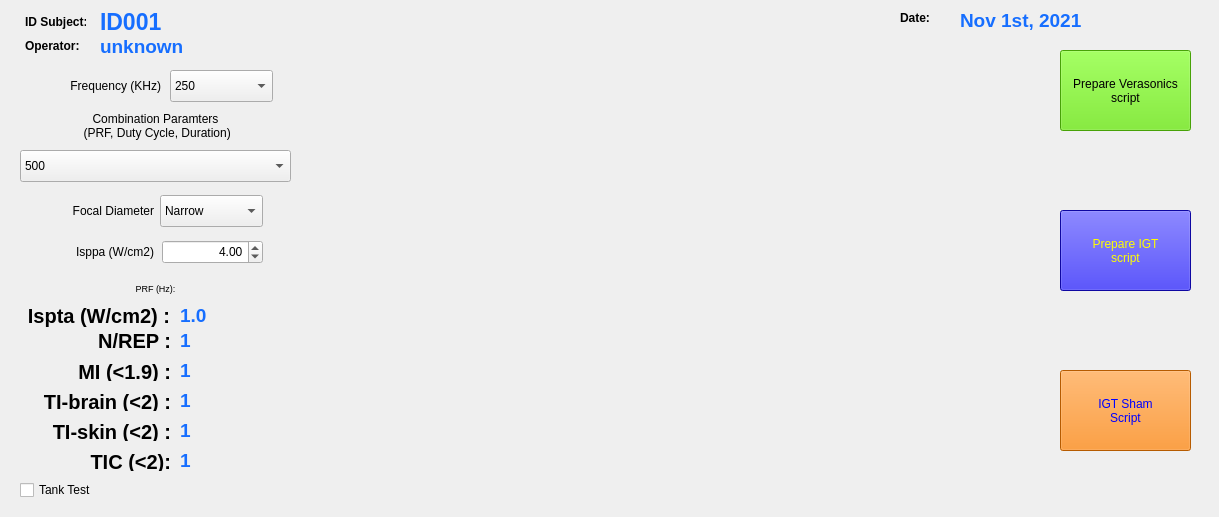
<?xml version="1.0" encoding="UTF-8"?>
<ui version="4.0">
 <class>Widget</class>
 <widget class="QWidget" name="Widget">
  <property name="geometry">
   <rect>
    <x>0</x>
    <y>0</y>
    <width>1219</width>
    <height>517</height>
   </rect>
  </property>
  <property name="windowTitle">
   <string>Widget</string>
  </property>
  <property name="layoutDirection">
   <enum>Qt::LeftToRight</enum>
  </property>
  <widget class="QLabel" name="CombParamLabel">
   <property name="geometry">
    <rect>
     <x>30</x>
     <y>275</y>
     <width>251</width>
     <height>26</height>
    </rect>
   </property>
   <property name="font">
    <font>
     <pointsize>7</pointsize>
    </font>
   </property>
   <property name="text">
    <string>PRF (Hz):</string>
   </property>
   <property name="alignment">
    <set>Qt::AlignCenter</set>
   </property>
  </widget>
  <widget class="QWidget" name="plot1" native="true">
   <property name="geometry">
    <rect>
     <x>310</x>
     <y>40</y>
     <width>351</width>
     <height>400</height>
    </rect>
   </property>
  </widget>
  <widget class="QLabel" name="label_2">
   <property name="geometry">
    <rect>
     <x>25</x>
     <y>11</y>
     <width>61</width>
     <height>22</height>
    </rect>
   </property>
   <property name="font">
    <font>
     <bold>true</bold>
    </font>
   </property>
   <property name="text">
    <string>ID Subject:</string>
   </property>
  </widget>
  <widget class="QLabel" name="IDLabel">
   <property name="geometry">
    <rect>
     <x>100</x>
     <y>11</y>
     <width>411</width>
     <height>22</height>
    </rect>
   </property>
   <property name="font">
    <font>
     <pointsize>17</pointsize>
     <bold>true</bold>
    </font>
   </property>
   <property name="styleSheet">
    <string notr="true">color:rgb(22, 110, 255)</string>
   </property>
   <property name="text">
    <string>ID001</string>
   </property>
  </widget>
  <widget class="QLabel" name="OperatorLabel">
   <property name="geometry">
    <rect>
     <x>100</x>
     <y>35</y>
     <width>191</width>
     <height>22</height>
    </rect>
   </property>
   <property name="font">
    <font>
     <pointsize>14</pointsize>
     <bold>true</bold>
    </font>
   </property>
   <property name="styleSheet">
    <string notr="true">color:rgb(22, 110, 255)</string>
   </property>
   <property name="text">
    <string>unknown</string>
   </property>
  </widget>
  <widget class="QLabel" name="label_3">
   <property name="geometry">
    <rect>
     <x>25</x>
     <y>35</y>
     <width>61</width>
     <height>22</height>
    </rect>
   </property>
   <property name="font">
    <font>
     <bold>true</bold>
    </font>
   </property>
   <property name="text">
    <string>Operator:</string>
   </property>
  </widget>
  <widget class="QComboBox" name="FocalDiameterDropDown">
   <property name="geometry">
    <rect>
     <x>160</x>
     <y>195</y>
     <width>103</width>
     <height>32</height>
    </rect>
   </property>
   <item>
    <property name="text">
     <string>Narrow</string>
    </property>
   </item>
   <item>
    <property name="text">
     <string>Broad</string>
    </property>
   </item>
  </widget>
  <widget class="QLabel" name="label_6">
   <property name="geometry">
    <rect>
     <x>33</x>
     <y>195</y>
     <width>121</width>
     <height>32</height>
    </rect>
   </property>
   <property name="font">
    <font>
     <pointsize>9</pointsize>
    </font>
   </property>
   <property name="text">
    <string>Focal Diameter</string>
   </property>
   <property name="alignment">
    <set>Qt::AlignRight|Qt::AlignTrailing|Qt::AlignVCenter</set>
   </property>
  </widget>
  <widget class="QLabel" name="DateLabel">
   <property name="geometry">
    <rect>
     <x>960</x>
     <y>10</y>
     <width>141</width>
     <height>21</height>
    </rect>
   </property>
   <property name="font">
    <font>
     <pointsize>14</pointsize>
     <bold>true</bold>
    </font>
   </property>
   <property name="styleSheet">
    <string notr="true">color:rgb(22, 110, 255)</string>
   </property>
   <property name="text">
    <string>Nov 1st, 2021</string>
   </property>
  </widget>
  <widget class="QLabel" name="label_7">
   <property name="geometry">
    <rect>
     <x>900</x>
     <y>10</y>
     <width>31</width>
     <height>16</height>
    </rect>
   </property>
   <property name="font">
    <font>
     <bold>true</bold>
    </font>
   </property>
   <property name="text">
    <string>Date:</string>
   </property>
  </widget>
  <widget class="QWidget" name="plot2" native="true">
   <property name="geometry">
    <rect>
     <x>670</x>
     <y>40</y>
     <width>351</width>
     <height>400</height>
    </rect>
   </property>
  </widget>
  <widget class="QLabel" name="label_8">
   <property name="geometry">
    <rect>
     <x>43</x>
     <y>240</y>
     <width>111</width>
     <height>24</height>
    </rect>
   </property>
   <property name="font">
    <font>
     <pointsize>9</pointsize>
    </font>
   </property>
   <property name="text">
    <string>Isppa (W/cm2)</string>
   </property>
   <property name="alignment">
    <set>Qt::AlignRight|Qt::AlignTrailing|Qt::AlignVCenter</set>
   </property>
  </widget>
  <widget class="QDoubleSpinBox" name="IsppaSpinBox">
   <property name="geometry">
    <rect>
     <x>162</x>
     <y>240</y>
     <width>101</width>
     <height>24</height>
    </rect>
   </property>
   <property name="alignment">
    <set>Qt::AlignRight|Qt::AlignTrailing|Qt::AlignVCenter</set>
   </property>
   <property name="maximum">
    <double>30.000000000000000</double>
   </property>
   <property name="singleStep">
    <double>0.250000000000000</double>
   </property>
   <property name="value">
    <double>4.000000000000000</double>
   </property>
  </widget>
  <widget class="QLabel" name="IsptaLabel">
   <property name="geometry">
    <rect>
     <x>180</x>
     <y>300</y>
     <width>87</width>
     <height>31</height>
    </rect>
   </property>
   <property name="font">
    <font>
     <pointsize>14</pointsize>
     <bold>true</bold>
    </font>
   </property>
   <property name="styleSheet">
    <string notr="true">color:rgb(22, 110, 255)</string>
   </property>
   <property name="text">
    <string>1.0</string>
   </property>
  </widget>
  <widget class="QLabel" name="label_9">
   <property name="geometry">
    <rect>
     <x>20</x>
     <y>300</y>
     <width>150</width>
     <height>31</height>
    </rect>
   </property>
   <property name="font">
    <font>
     <pointsize>15</pointsize>
     <bold>true</bold>
    </font>
   </property>
   <property name="text">
    <string>Ispta (W/cm2) :</string>
   </property>
   <property name="alignment">
    <set>Qt::AlignRight|Qt::AlignTrailing|Qt::AlignVCenter</set>
   </property>
  </widget>
  <widget class="QLabel" name="NumberRepetitionsLabel">
   <property name="geometry">
    <rect>
     <x>180</x>
     <y>330</y>
     <width>83</width>
     <height>21</height>
    </rect>
   </property>
   <property name="font">
    <font>
     <pointsize>14</pointsize>
     <bold>true</bold>
    </font>
   </property>
   <property name="styleSheet">
    <string notr="true">color:rgb(22, 110, 255)</string>
   </property>
   <property name="text">
    <string>1</string>
   </property>
  </widget>
  <widget class="QLabel" name="label_10">
   <property name="geometry">
    <rect>
     <x>80</x>
     <y>330</y>
     <width>91</width>
     <height>21</height>
    </rect>
   </property>
   <property name="font">
    <font>
     <pointsize>15</pointsize>
     <bold>true</bold>
    </font>
   </property>
   <property name="text">
    <string>N/REP :</string>
   </property>
   <property name="alignment">
    <set>Qt::AlignRight|Qt::AlignTrailing|Qt::AlignVCenter</set>
   </property>
  </widget>
  <widget class="QLabel" name="MILabel">
   <property name="geometry">
    <rect>
     <x>180</x>
     <y>360</y>
     <width>51</width>
     <height>21</height>
    </rect>
   </property>
   <property name="font">
    <font>
     <pointsize>14</pointsize>
     <bold>true</bold>
    </font>
   </property>
   <property name="styleSheet">
    <string notr="true">color:rgb(22, 110, 255)</string>
   </property>
   <property name="text">
    <string>1</string>
   </property>
  </widget>
  <widget class="QLabel" name="label_12">
   <property name="geometry">
    <rect>
     <x>30</x>
     <y>360</y>
     <width>141</width>
     <height>21</height>
    </rect>
   </property>
   <property name="font">
    <font>
     <pointsize>15</pointsize>
     <bold>true</bold>
    </font>
   </property>
   <property name="text">
    <string>MI (&lt;1.9) :</string>
   </property>
   <property name="alignment">
    <set>Qt::AlignRight|Qt::AlignTrailing|Qt::AlignVCenter</set>
   </property>
  </widget>
  <widget class="QLabel" name="label_13">
   <property name="geometry">
    <rect>
     <x>20</x>
     <y>390</y>
     <width>151</width>
     <height>21</height>
    </rect>
   </property>
   <property name="font">
    <font>
     <pointsize>15</pointsize>
     <bold>true</bold>
    </font>
   </property>
   <property name="text">
    <string>TI-brain (&lt;2) :</string>
   </property>
   <property name="alignment">
    <set>Qt::AlignRight|Qt::AlignTrailing|Qt::AlignVCenter</set>
   </property>
  </widget>
  <widget class="QLabel" name="TIBrainLabel">
   <property name="geometry">
    <rect>
     <x>180</x>
     <y>390</y>
     <width>51</width>
     <height>21</height>
    </rect>
   </property>
   <property name="font">
    <font>
     <pointsize>14</pointsize>
     <bold>true</bold>
    </font>
   </property>
   <property name="styleSheet">
    <string notr="true">color:rgb(22, 110, 255)</string>
   </property>
   <property name="text">
    <string>1</string>
   </property>
  </widget>
  <widget class="QLabel" name="label_14">
   <property name="geometry">
    <rect>
     <x>20</x>
     <y>420</y>
     <width>151</width>
     <height>21</height>
    </rect>
   </property>
   <property name="font">
    <font>
     <pointsize>15</pointsize>
     <bold>true</bold>
    </font>
   </property>
   <property name="text">
    <string>TI-skin (&lt;2) :</string>
   </property>
   <property name="alignment">
    <set>Qt::AlignRight|Qt::AlignTrailing|Qt::AlignVCenter</set>
   </property>
  </widget>
  <widget class="QLabel" name="TISkinLabel">
   <property name="geometry">
    <rect>
     <x>180</x>
     <y>420</y>
     <width>51</width>
     <height>21</height>
    </rect>
   </property>
   <property name="font">
    <font>
     <pointsize>14</pointsize>
     <bold>true</bold>
    </font>
   </property>
   <property name="styleSheet">
    <string notr="true">color:rgb(22, 110, 255)</string>
   </property>
   <property name="text">
    <string>1</string>
   </property>
  </widget>
  <widget class="QLabel" name="label_15">
   <property name="geometry">
    <rect>
     <x>20</x>
     <y>450</y>
     <width>151</width>
     <height>21</height>
    </rect>
   </property>
   <property name="font">
    <font>
     <pointsize>15</pointsize>
     <bold>true</bold>
    </font>
   </property>
   <property name="layoutDirection">
    <enum>Qt::LeftToRight</enum>
   </property>
   <property name="text">
    <string>TIC  (&lt;2):</string>
   </property>
   <property name="alignment">
    <set>Qt::AlignRight|Qt::AlignTrailing|Qt::AlignVCenter</set>
   </property>
  </widget>
  <widget class="QLabel" name="TICLabel">
   <property name="geometry">
    <rect>
     <x>180</x>
     <y>450</y>
     <width>51</width>
     <height>21</height>
    </rect>
   </property>
   <property name="font">
    <font>
     <pointsize>14</pointsize>
     <bold>true</bold>
    </font>
   </property>
   <property name="styleSheet">
    <string notr="true">color:rgb(22, 110, 255)</string>
   </property>
   <property name="text">
    <string>1</string>
   </property>
  </widget>
  <widget class="QCheckBox" name="TankTestcheckBox">
   <property name="geometry">
    <rect>
     <x>20</x>
     <y>480</y>
     <width>85</width>
     <height>20</height>
    </rect>
   </property>
   <property name="text">
    <string>Tank Test</string>
   </property>
  </widget>
  <widget class="QPushButton" name="PrepareVerasonicsScript">
   <property name="geometry">
    <rect>
     <x>1060</x>
     <y>50</y>
     <width>131</width>
     <height>81</height>
    </rect>
   </property>
   <property name="autoFillBackground">
    <bool>false</bool>
   </property>
   <property name="styleSheet">
    <string notr="true">background-color:rgb(100, 227, 10)</string>
   </property>
   <property name="text">
    <string>Prepare Verasonics
script</string>
   </property>
  </widget>
  <widget class="QPushButton" name="PrepareIGTScript">
   <property name="geometry">
    <rect>
     <x>1060</x>
     <y>210</y>
     <width>131</width>
     <height>81</height>
    </rect>
   </property>
   <property name="autoFillBackground">
    <bool>false</bool>
   </property>
   <property name="styleSheet">
    <string notr="true">background-color:rgb(20, 10,227);
color: yellow;</string>
   </property>
   <property name="text">
    <string>Prepare IGT
script</string>
   </property>
  </widget>
  <widget class="QPushButton" name="PrepareIGTShamScript">
   <property name="geometry">
    <rect>
     <x>1060</x>
     <y>370</y>
     <width>131</width>
     <height>81</height>
    </rect>
   </property>
   <property name="autoFillBackground">
    <bool>false</bool>
   </property>
   <property name="styleSheet">
    <string notr="true">background-color:rgb(255, 128,0);
color: blue;</string>
   </property>
   <property name="text">
    <string>IGT Sham
Script</string>
   </property>
  </widget>
  <widget class="QLabel" name="label_11">
   <property name="geometry">
    <rect>
     <x>70</x>
     <y>70</y>
     <width>91</width>
     <height>32</height>
    </rect>
   </property>
   <property name="font">
    <font>
     <pointsize>9</pointsize>
    </font>
   </property>
   <property name="text">
    <string>Frequency (KHz)</string>
   </property>
   <property name="alignment">
    <set>Qt::AlignRight|Qt::AlignTrailing|Qt::AlignVCenter</set>
   </property>
  </widget>
  <widget class="QComboBox" name="FrequencyDropDown">
   <property name="enabled">
    <bool>true</bool>
   </property>
   <property name="geometry">
    <rect>
     <x>170</x>
     <y>70</y>
     <width>103</width>
     <height>32</height>
    </rect>
   </property>
   <property name="editable">
    <bool>false</bool>
   </property>
   <property name="currentText">
    <string>250</string>
   </property>
   <item>
    <property name="text">
     <string>250</string>
    </property>
   </item>
  </widget>
  <widget class="QComboBox" name="ParamDropDown">
   <property name="geometry">
    <rect>
     <x>20</x>
     <y>150</y>
     <width>271</width>
     <height>32</height>
    </rect>
   </property>
   <item>
    <property name="text">
     <string>500</string>
    </property>
   </item>
  </widget>
  <widget class="QLabel" name="label_16">
   <property name="geometry">
    <rect>
     <x>30</x>
     <y>110</y>
     <width>251</width>
     <height>31</height>
    </rect>
   </property>
   <property name="font">
    <font>
     <pointsize>9</pointsize>
    </font>
   </property>
   <property name="text">
    <string>Combination Paramters 
 (PRF, Duty Cycle, Duration)</string>
   </property>
   <property name="textFormat">
    <enum>Qt::PlainText</enum>
   </property>
   <property name="alignment">
    <set>Qt::AlignCenter</set>
   </property>
   <property name="wordWrap">
    <bool>true</bool>
   </property>
  </widget>
 </widget>
 <resources/>
 <connections/>
</ui>
